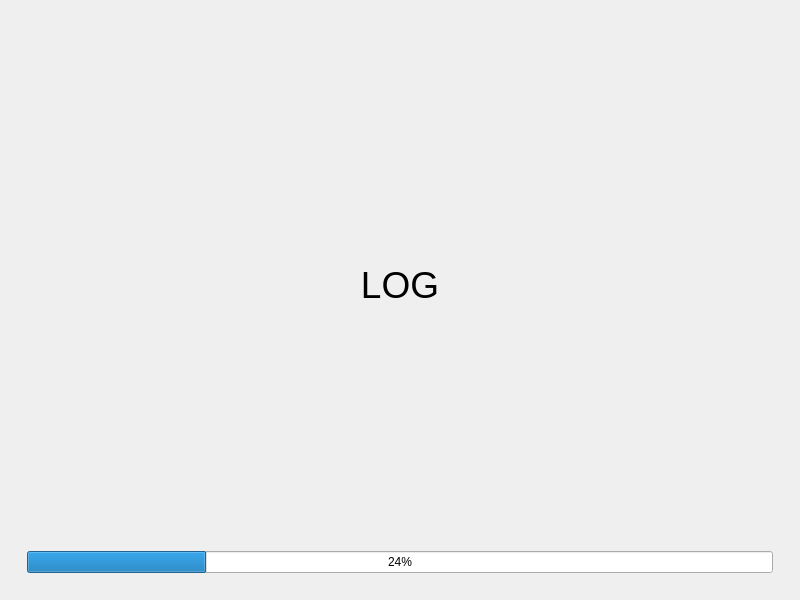
<?xml version="1.0" encoding="UTF-8"?>
<ui version="4.0">
 <class>MainWindow</class>
 <widget class="QMainWindow" name="MainWindow">
  <property name="geometry">
   <rect>
    <x>0</x>
    <y>0</y>
    <width>800</width>
    <height>600</height>
   </rect>
  </property>
  <property name="windowTitle">
   <string>MainWindow</string>
  </property>
  <widget class="QWidget" name="centralwidget">
   <layout class="QGridLayout" name="gridLayout_2">
    <item row="0" column="0">
     <widget class="QFrame" name="ProgramFrame">
      <property name="frameShape">
       <enum>QFrame::NoFrame</enum>
      </property>
      <property name="frameShadow">
       <enum>QFrame::Raised</enum>
      </property>
      <layout class="QGridLayout" name="gridLayout">
       <item row="0" column="0">
        <widget class="QStackedWidget" name="windowChanger">
         <property name="layoutDirection">
          <enum>Qt::LeftToRight</enum>
         </property>
         <property name="autoFillBackground">
          <bool>true</bool>
         </property>
         <property name="frameShape">
          <enum>QFrame::NoFrame</enum>
         </property>
         <property name="currentIndex">
          <number>0</number>
         </property>
         <widget class="QWidget" name="page_loader">
          <layout class="QVBoxLayout" name="verticalLayout_3">
           <item>
            <widget class="QLabel" name="log_loader">
             <property name="text">
              <string>&lt;html&gt;&lt;head/&gt;&lt;body&gt;&lt;p align=&quot;center&quot;&gt;&lt;span style=&quot; font-size:28pt;&quot;&gt;LOG&lt;/span&gt;&lt;/p&gt;&lt;/body&gt;&lt;/html&gt;</string>
             </property>
            </widget>
           </item>
           <item>
            <widget class="QProgressBar" name="loader">
             <property name="value">
              <number>24</number>
             </property>
            </widget>
           </item>
          </layout>
         </widget>
         <widget class="QWidget" name="browser">
          <property name="minimumSize">
           <size>
            <width>752</width>
            <height>552</height>
           </size>
          </property>
          <layout class="QGridLayout" name="gridLayout_3">
           <item row="2" column="0" alignment="Qt::AlignLeft|Qt::AlignTop">
            <widget class="QWidget" name="files" native="true">
             <layout class="QGridLayout" name="gridLayout_4"/>
            </widget>
           </item>
          </layout>
         </widget>
        </widget>
       </item>
      </layout>
     </widget>
    </item>
   </layout>
  </widget>
 </widget>
 <resources/>
 <connections/>
</ui>
